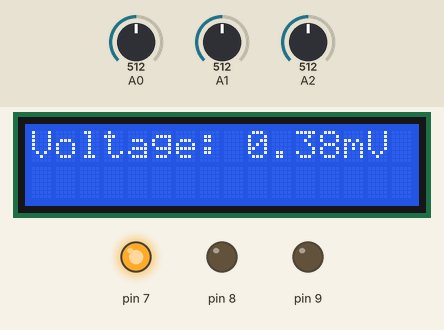
Bench run of a sketch on a simulated Arduino Uno, built with avr-gcc and run on an emulated ATmega328P. Parts: 16×2 character LCD, output pins drawn as LEDs (lit = HIGH). Dashed ring = blinking. Inputs (shaded band) come from the test bench; at power-on: A2 = 512, A1 = 512, A0 = 512.

Above: at 1.2 s.
1.3 s: A2 set to 959
At 3.1 s:
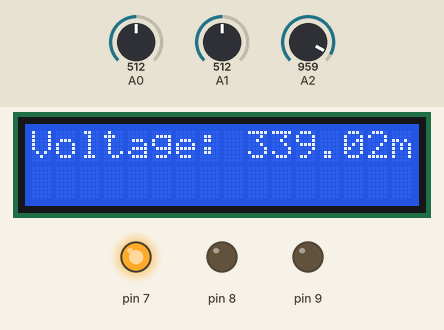
3.5 s: A2 set to 991
At 4.8 s:
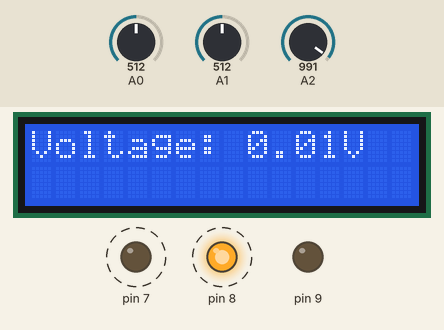
7.6 s: A1 set to 532
At 8.8 s:
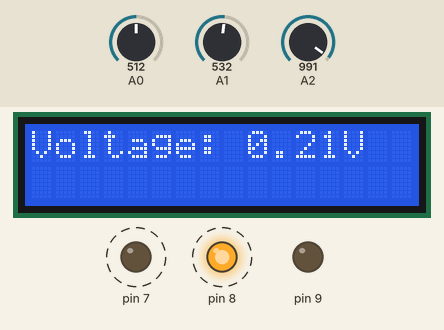
10.6 s: A1 set to 552
At 11.6 s:
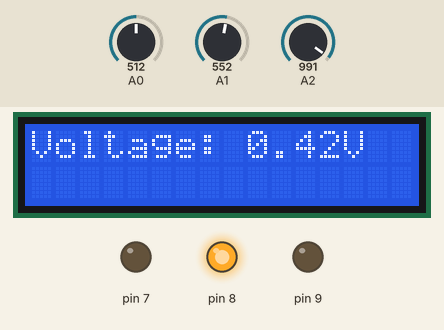
12.6 s: A1 set to 838
At 13.5 s:
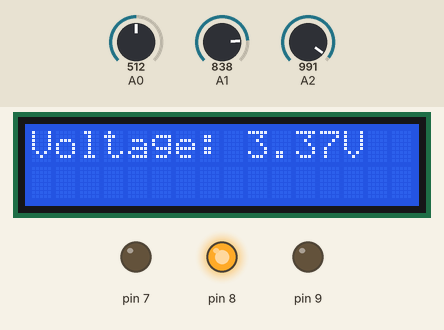
14.6 s: A1 set to 862
At 15.9 s:
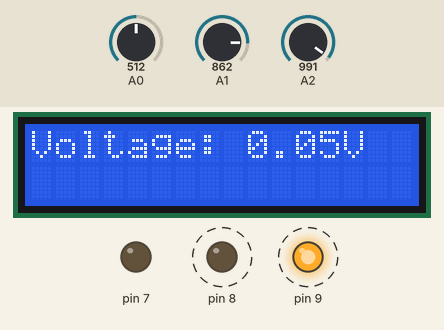
Timing chart, 0 to 19.7 s (numbered marks = the images above; inputs shaded):
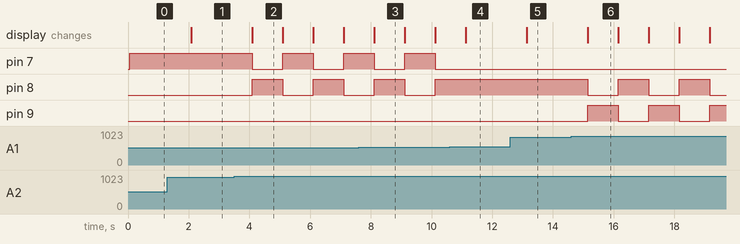

Measured:
- the behaviour switches between 973 and 974 on A2 (found by bisection; images 1 and 2)
- the behaviour switches between 543 and 544 on A1 (found by bisection; images 3 and 4)
- the behaviour switches between 850 and 851 on A1 (found by bisection; images 5 and 6)
- after the input at 1.3 s, the display: changes after 0.78 s (image 1)
- after the input at 3.5 s, pin 7, pin 8: alternates HIGH for 1.0 s and LOW for 1.0 s, starting after 0.59 s; the display: changes after 0.59 s (image 2)
- after the input at 7.6 s, the display: changes after 0.51 s (image 3)
- after the input at 10.6 s, pin 7: stays LOW (without the input it goes to HIGH after 0.52 s); pin 8: stays HIGH (without the input it goes to LOW after 0.52 s); the display: changes after 0.52 s (image 4)
- after the input at 12.6 s, the display: changes after 0.53 s (image 5)
- after the input at 14.6 s, pin 8, pin 9: alternates HIGH for 1.0 s and LOW for 1.0 s, starting after 0.54 s; the display: changes after 0.54 s (image 6)

The sketch:

VoltmetreCalibragePasseraPoteau.ino
```cpp
#include <LiquidCrystal.h>

// initialize the library by associating any needed LCD interface pin
// with the arduino pin number it is connected to
const int rs = 12, en = 11, d4 = 5, d5 = 4, d6 = 3, d7 = 2;
LiquidCrystal lcd(rs, en, d4, d5, d6, d7);

void setup() {
  Serial.begin(9600);
  // set up the LCD's number of columns and rows:
  lcd.begin(16, 2);
  // Print a message to the LCD.
  pinMode(7, OUTPUT);
  pinMode(8, OUTPUT);
  pinMode(9, OUTPUT);
  digitalWrite(9, LOW);
  digitalWrite(8, LOW);
  digitalWrite(7, HIGH);

}

void loop() {
  // start
  float voltDisp = 0.0;
  String unite = "V";
  int sensorValue3_5 = analogRead(A1);
  int sensorValue35 = analogRead(A0);
  int sensorValue350 = analogRead(A2);
  float voltage3_5 = (sensorValue3_5 * (5.0 / 1023.0)-2.5)*2.11;
  float voltage35 = (sensorValue35 * (5.0 / 1023.0)-2.5)*19 ;
  float voltage350 = (sensorValue350 * (5.0 / 1023.0)-2.5)*0.155*1000;


  //Serial.println(unite);
  lcd.clear();


  if ((digitalRead(7) == HIGH)) {
    if (voltage350 > 350) {
      digitalWrite(7, LOW);
      digitalWrite(8, HIGH);
      voltDisp = voltage3_5;
      unite = "V";
    } else {
      voltDisp = voltage350;
      unite = "mV";
    }
  } else if ((digitalRead(8) == HIGH)) {
    if (voltage3_5 < 0.330) {
      digitalWrite(8, LOW);
      digitalWrite(7, HIGH);
      voltDisp = voltage350;
      unite = "mV";

    } else if (voltage3_5 > 3.5) {
      digitalWrite(8, LOW);
      digitalWrite(9, HIGH);
      voltDisp = voltage35;
      unite = "V";

    } else {
      voltDisp = voltage3_5;
      unite = "V";

    }
  } else {
    if (voltage35 < 3.5) {
      digitalWrite(9, LOW);
      digitalWrite(8, HIGH);
      voltDisp = voltage3_5;
      unite = "V";
    } else {
      voltDisp = voltage35;
      unite = "V";
    }


  }

  lcd.print("Voltage: ");
  lcd.print(voltDisp);
  lcd.print(unite);


  delay(1000);


}
```
